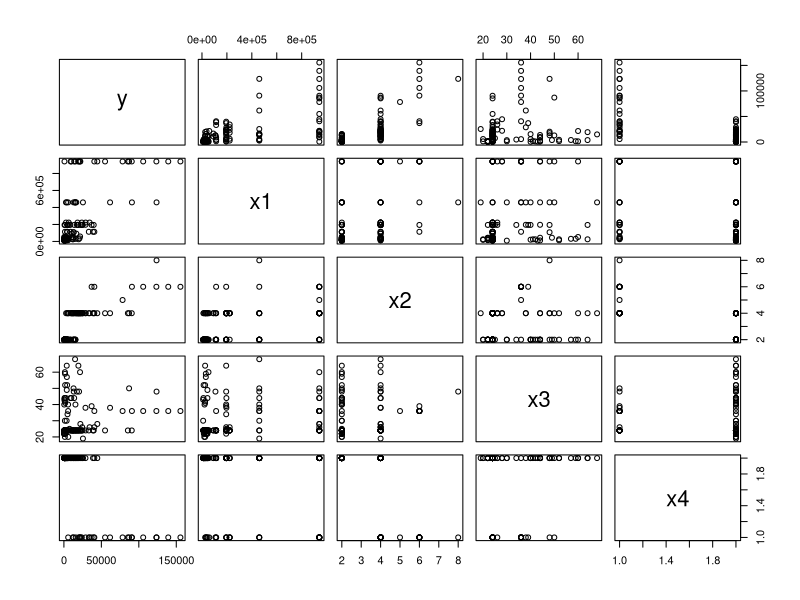
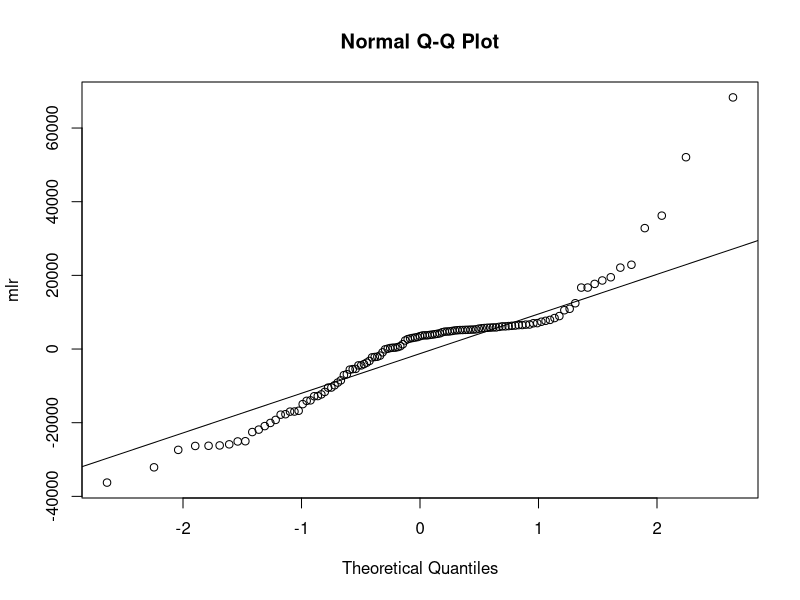
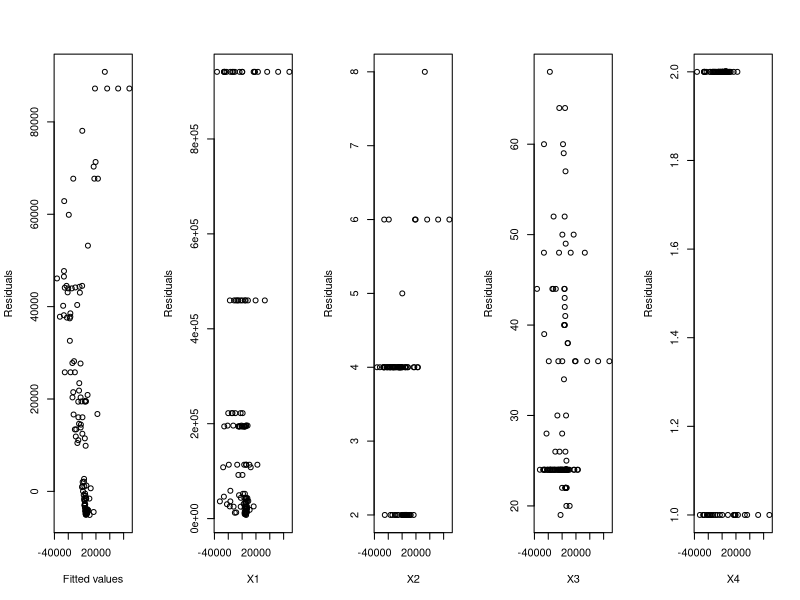
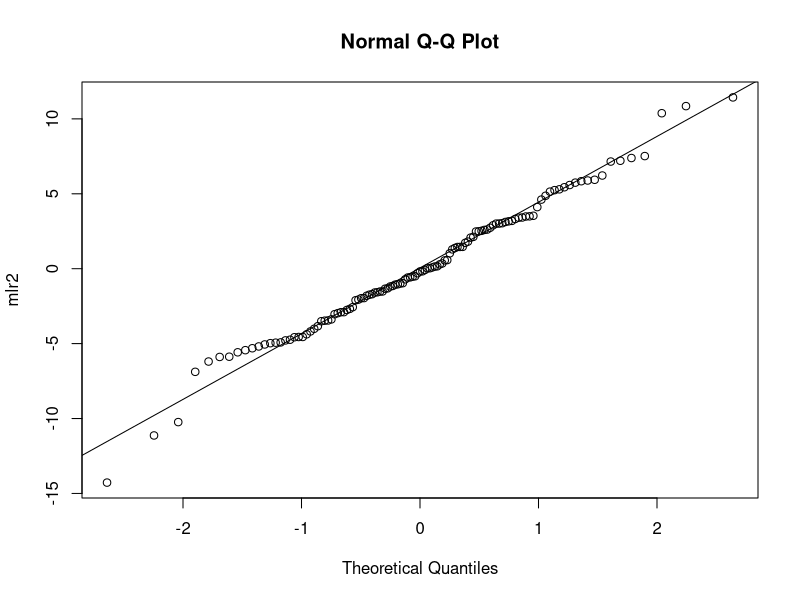
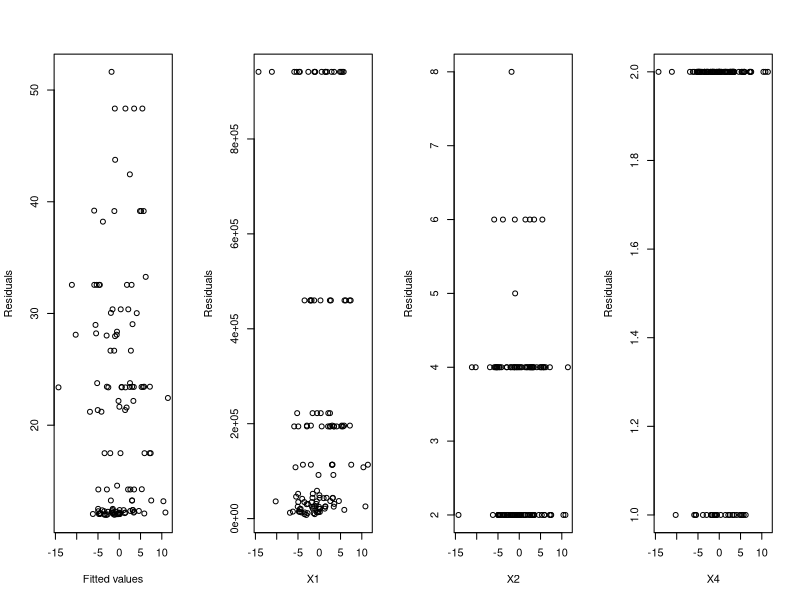
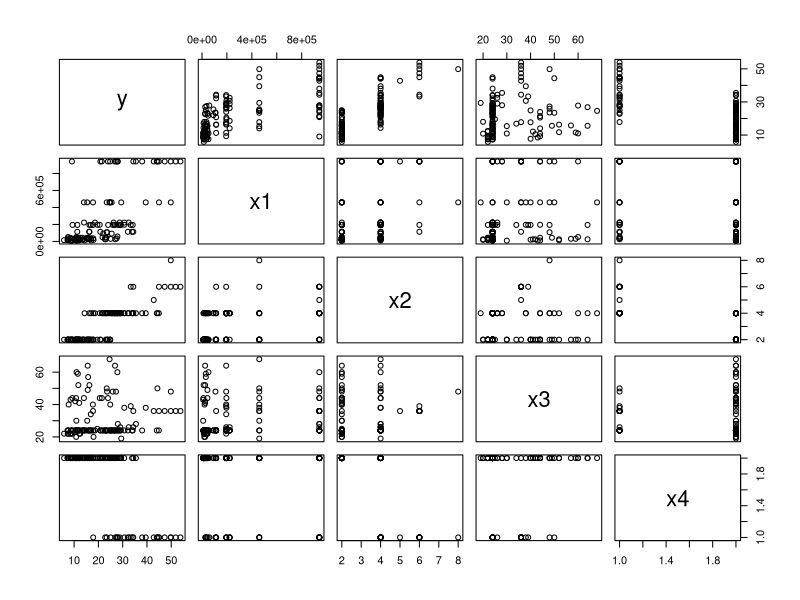
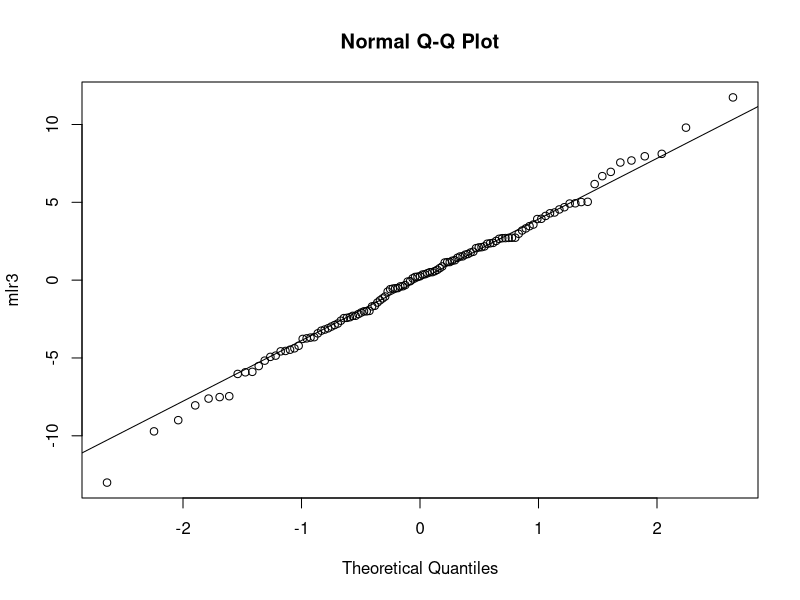
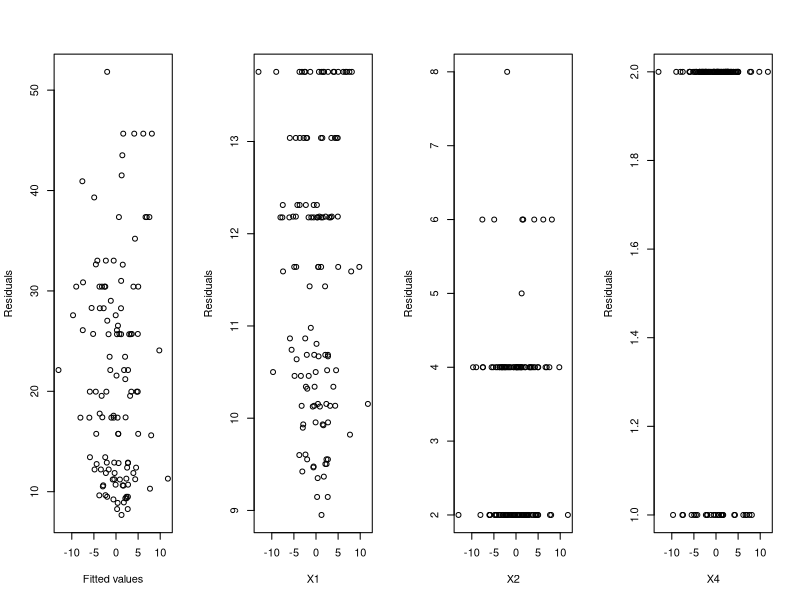

Generate these figures, in order, with R:
library(dplyr)
library(ggplot2)
library(lmtest)

aadt_raw = read.table('aadt.txt', header = FALSE)
aadt = data.frame(y = aadt_raw$V1, x1 = aadt_raw$V2, x2 = aadt_raw$V3, x3 = aadt_raw$V4, x4 = aadt_raw$V5)
plot(aadt)

# Fit MLR model
mlr = lm(y ~ x1 + x2 + x3 + x4, data = aadt)
summary(mlr)
# Checking time order
names(mlr)
# Normality check
qqnorm(residuals(mlr), ylab = "mlr")
qqline(residuals(mlr))
# Residual plot
par(mfrow = c(1,5))
plot(residuals(mlr), fitted(mlr), ylab = "Residuals", xlab = "Fitted values")
plot(residuals(mlr), aadt$x1, ylab = "Residuals", xlab = "X1")
plot(residuals(mlr), aadt$x2, ylab = "Residuals", xlab = "X2")
plot(residuals(mlr), aadt$x3, ylab = "Residuals", xlab = "X3")
plot(residuals(mlr), aadt$x4, ylab = "Residuals", xlab = "X4")
par(mfrow = c(1,1))
# Checking for Sequential Dependence/ Durbin-Watson Test
dwtest(y ~ x1 + x2 + x3 + x4, data = aadt)

# Some F-tests
# Test for B_3 coefficient is zero
mlr_eval = lm(y ~ x3, data = aadt)
anova(mlr_eval, mlr)

# Test for B_ coefficient is constant
mlr_eval2 = lm(y ~ x1 + x2 + offset(1e+02*x3) + x4, data = aadt)
anova(mlr_eval2, mlr)

# Second model
mlr1 = lm(y ~ x1 + x2 + x4, data = aadt)
anova(mlr1, mlr)

# Third model
mlr2 = lm(I(y^(1/3)) ~ x1 + x2 + x4, data = aadt)
summary(mlr2)
# Normality check
par(mfrow = c(1,1))
qqnorm(residuals(mlr2), ylab = "mlr2")
qqline(residuals(mlr2))
# Residual plot
par(mfrow = c(1,4))
plot(residuals(mlr2), fitted(mlr2), ylab = "Residuals", xlab = "Fitted values")
plot(residuals(mlr2), aadt$x1, ylab = "Residuals", xlab = "X1")
plot(residuals(mlr2), aadt$x2, ylab = "Residuals", xlab = "X2")
plot(residuals(mlr2), aadt$x4, ylab = "Residuals", xlab = "X4")

#Observing transformed y^1/3
aadtv2 = aadt
aadtv2$y = aadtv2$y^(1/3)
plot(aadtv2)

# Fourth model
mlr3 = lm(y^(1/3) ~ log(x1) + x2 + x4, data = aadt)
summary(mlr3)

# Normality Check
par(mfrow = c(1,1))
qqnorm(residuals(mlr3), ylab = "mlr3")
qqline(residuals(mlr3))
# Residual Plot
par(mfrow = c(1,4))
plot(residuals(mlr3), fitted(mlr3), ylab = "Residuals", xlab = "Fitted values")
plot(residuals(mlr3), log(aadt$x1), ylab = "Residuals", xlab = "X1")
plot(residuals(mlr3), aadt$x2, ylab = "Residuals", xlab = "X2")
plot(residuals(mlr3), aadt$x4, ylab = "Residuals", xlab = "X4")
# Checking for Sequential Dependence/ Durbin-Watson Test
dwtest(y^(1/3) ~ log(x1) + x2 + x4, data = aadt)

# Predictions
mlrs = summary(mlr3)
con <- c(1,log(50000),3,2)
lhat <- sum(con*coef(mlr3))
# Calculate the critical value with degree of freedom of 116
t = qt(0.975,117)
c3 = 1
bm = t*mlrs$sigma*sqrt(con%*%mlrs$cov.unscaled%*%con + c3)
# Prediction interval of new response
c(lhat - bm, lhat + bm)^3
# Alternative method to get prediction interval
con = data.frame(x1 = 50000, x2 = 3, x3 = 60, x4 = 2)
predict(mlr3, con, interval = 'prediction', level = 0.95)^3
predict(mlr3, con, interval = 'confidence', level = 0.95)^3
